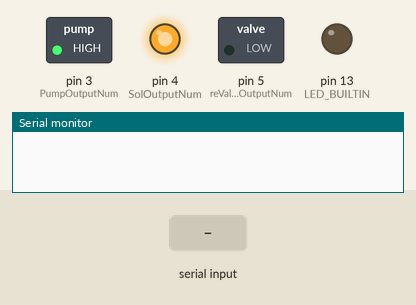
Bench run of a sketch on a simulated Arduino Uno, built with avr-gcc and run on an emulated ATmega328P. On the bench: switched loads named in the sketch (green lamp = pin HIGH), output pins drawn as LEDs (lit = HIGH), the last lines printed to the serial monitor. Dashed ring = blinking. Inputs (shaded band) come from the test bench. Pins used as bus, display or sensor lines are not drawn.

Above: at 0.1 s.
1.3 s: "do \n" received over Serial
At 2.1 s:
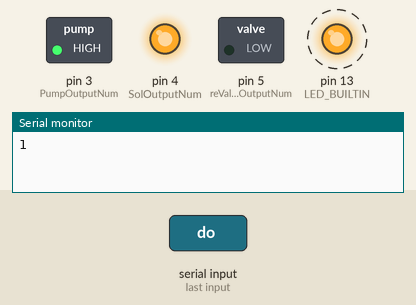
3.2 s: "90,45\n" received over Serial
6.2 s: "0\n" received over Serial
Timing chart, 0 to 15.2 s (numbered marks = the images above; inputs shaded):
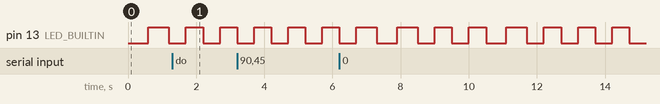

The sketch:

OS.ino
```cpp
//unsigned long time;
 /*
void setup() {
  Serial.begin(9600);
}
void loop() {
  Serial.print("Time: ");
  time = micros();

  Serial.println(time); //prints time since program started
  delayMicroseconds(100);          // wait a second so as not to send massive amounts of data
}
*/
//unsigned long oldtime;
//unsigned long resultTime;

// do 2 1   : set D2 output on
// do 2 0   : set D2 output off
// di 1     : get D1 input
// gio 1    : get IO
// settime 시간 : 솔벨브 on 시간 setting
/*
통신 [Command, value, 0, 0]
Command
1 = Get IO
2 = Set Output
3 = Set Parameter


*/
#include <Time.h>
int PressureInputNum = 2;
int PumpOutputNum = 3;
int SolOutputNum = 4;
int reValveOutputNum = 5;                                   //revalve 나노단위까지 가능하다함.
//int SolMaxtime = 100; // micro sec  10000ms== 1마이크로 초
unsigned long SolMaxtime = 200;

//int SolMaxtime;

// #define SERIAL_MONITOR
#define BUF_COUNT 50
String buffer;
const int LED_PIN = LED_BUILTIN;
const int MS_BLINK_INTERVAL = 500;

void setup()
{
  Serial.begin(9600);   //시리얼 모니터
  initializeBlinkLED(LED_PIN);
  pinMode(PressureInputNum, INPUT_PULLUP);
  pinMode(PumpOutputNum, OUTPUT);
  pinMode(SolOutputNum, OUTPUT);
  pinMode(reValveOutputNum, OUTPUT);                //pinmode 특정핀 동작에 사용하려고 할때...
  initializeSerial();
  //Serial.println("setup done.");
  digitalWrite(PumpOutputNum, 1);
  digitalWrite(SolOutputNum, 1);
}
//int buf[4] = {0x25,0x62,0x3F,0x52};
int buf[4] = {1,2,3,4};
void loop()
{
    // Serial.println(CheckSum((unsigned char*)buf,4));
    blinkLED(LED_PIN, MS_BLINK_INTERVAL);
    processCommand();
    delay(100);
}


int CheckSum(unsigned char *data, int len)
{
    int total = 0, sum = 0;
    for(int x=0; x<len; x++, data++)
    {
        sum += *data; // 모든 바이트 값 저장.
    }
    total = sum;
    total = total&0xFF; // 캐리 니블 버림
    total = ~total + 1; // 2의보수, 이때 total에 체크섬 바이트 저장되어있음.
    total = total + sum; // total에 체크섬 바이트와 처음 바이트 그룹 저장.
    total = total&0xFF; // 캐리 니블 버림
    return total;

}

void initializeBlinkLED(int ledPin)
{
    pinMode(ledPin, OUTPUT);
}
void blinkLED(int ledPin, int msBlinkInterval)
{
    static unsigned long previousMillis = 0;
    unsigned long currentMillis = millis();
    if (currentMillis - previousMillis >= msBlinkInterval)
    {
        previousMillis = currentMillis;
        (digitalRead(ledPin) == LOW) ? digitalWrite(ledPin, HIGH) : digitalWrite(ledPin, LOW);
    }
}
void initializeSerial()
{
    Serial.begin(9600);
    while(!Serial);
    Serial.setTimeout(0); // remove Serial.readString() delay (default : 1 sec)
}
void processCommand()
{
    if (Serial.available() <= 0) return;
    buffer += Serial.readString();

    while (true)
    {
        int newLineIndex = buffer.indexOf("\n");
        if (newLineIndex < 0) return;

        String command = buffer.substring(0, newLineIndex);
        buffer = buffer.substring(newLineIndex + 1);

        if (command.substring(0, 3) == "do ")                     //-----------------------------------------------------------------------------------------------------
        {
            char ch[BUF_COUNT];
            command.toCharArray(ch, command.length() + 1);
            int doIndex;
            int value;
            sscanf(ch, "do %d %d", &doIndex, &value);

            #ifdef SERIAL_MONITOR
            Serial.print("doIndex="); Serial.print(doIndex);
            Serial.print(" | value="); Serial.println(value);
            #endif

            pinMode(doIndex, OUTPUT);
            if(value == 0)
            {
              value = 1;
                 digitalWrite(reValveOutputNum,LOW);
            }
            else
            {
              value = 0;


            }
            digitalWrite(doIndex, value);
            Serial.println(value);
            if(doIndex == SolOutputNum && value == 0)                            //수정구간
            {
              value = 1;
              if(value == 1)
              {
                unsigned long past = micros();
                delayMicroseconds(SolMaxtime);
                 unsigned long now = micros();
                 unsigned long test = now - past;
                 Serial.println(test);
                digitalWrite(reValveOutputNum,HIGH);
                delayMicroseconds(SolMaxtime);
                digitalWrite(reValveOutputNum,LOW);
              Serial.println("past"); Serial.println(past);
                int flag = 0;

                 Serial.println("now"); Serial.println(now);
                if(now - past <= 250){
                past = now;
                flag = 1;
                }
                 if(flag == 1){
                  digitalWrite(reValveOutputNum,HIGH);
                Serial.print("go home");
                flag = 0;
                 }

              }
             /*   Serial.println("Time: ");
                time_t oldtime,time;
                oldtime = time();
                delayMicroseconds(SolMaxtime);            //요기가 문제인데
                time = time();
                time_t resultTime = time - oldtime;
               */

              digitalWrite(doIndex, value);
            }

            //else{
              //  value = 0;
               // delayMicroscconds(Solmaxtime);      //0으로 켜줌.
               // digitalWrite(doIndex, value);
           // }
        }
        else if (command.substring(0, 3) == "di ")
        {
            char ch[BUF_COUNT];
            command.toCharArray(ch, command.length() + 1);
            int diIndex;
            sscanf(ch, "di %d", &diIndex);
            pinMode(diIndex, INPUT_PULLUP);
            int value = digitalRead(diIndex);
            Serial.println(String(diIndex));
            #ifdef SERIAL_MONITOR
            Serial.print("diIndex="); Serial.print(diIndex);
            Serial.print(" | value="); Serial.println(value);
            #endif
        }
        else if (command.substring(0, 4) == "gio ")
        {
            char ch[BUF_COUNT];
            command.toCharArray(ch, command.length() + 1);
            int iIndex;
            sscanf(ch, "gio %d", &iIndex);
            //pinMode(aiIndex, INPUT);
            int value = digitalRead(iIndex);

            Serial.println(value);
            #ifdef SERIAL_MONITOR
            Serial.print("diIndex="); Serial.print(iIndex);
            Serial.print(" | value="); Serial.println(value);
            #endif
        }
      /*
        else if (command.substring(0, 8) == "settime ")
        {
            char ch[BUF_COUNT];
            command.toCharArray(ch, command.length() + 1);
            int imaxtime;
            sscanf(ch, "settime %d", &imaxtime);
            SolMaxtime = imaxtime;                      //solmaxtime이 마이크로세컨으로 가줄려면 초기화 한번 해야하는데 그걸 지금 imaxtime으로 잡은거
            Serial.print("시간(us): ");
            imaxtime = micros();                    //micros(); 로 바꿔야하는데 안바뀜,,,에대한 이해가 필요함 micors()
            Serial.println(imaxtime);
        }
        */
        else if (command.substring(0, 8) == "settime ")
        {
            char ch[BUF_COUNT];
            command.toCharArray(ch, command.length() + 1);
            int imaxtime;
            sscanf(ch, "settime %d", &imaxtime);
            SolMaxtime = imaxtime;                      //solmaxtime이 마이크로세컨으로 가줄려면 초기화 한번 해야하는데 그걸 지금 imaxtime으로 잡은거
            Serial.println(imaxtime);                   //
        }

        else
        {
            Serial.print("invalid command=\""); Serial.print(command); Serial.println("\"");
            Serial.print("buffer=\""); Serial.print(buffer); Serial.println("\"");
            return;
        }
    }
}
```

Measured:
- by itself, pin 13 (LED_BUILTIN): alternates HIGH for 0.50 s and LOW for 0.50 s
